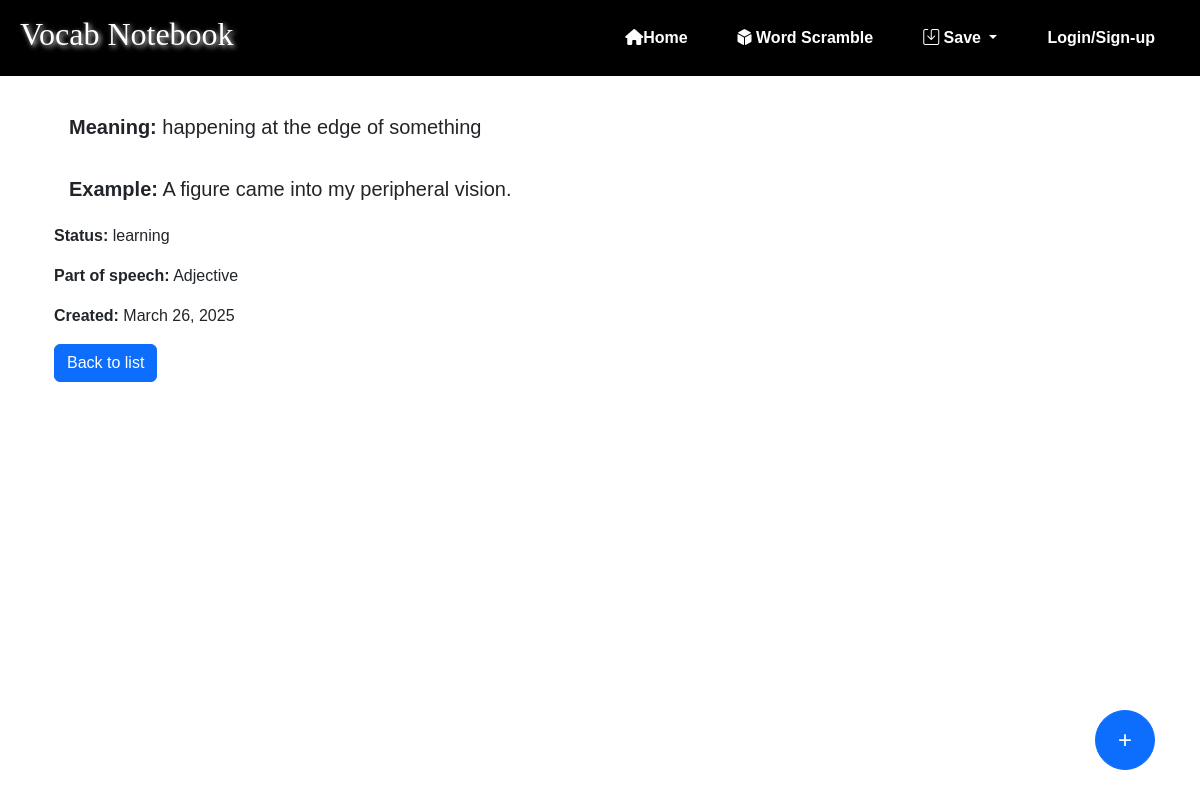
The app's page /Test_app/2 with its own data.
### Test_app/models.py (models this page shows, shortened)
class Vocab(models.Model):
    word = models.CharField(max_length=20)
    CATEGORY = (
        ('n', 'Noun'),
        ('v', 'Verb'),
        ('adj', 'Adjective'),
        ('adv', 'Adverb'),
        ('prep', 'Preposition'),
        ('conj', 'Conjunction'),
        ('pron', 'Pronoun'),
        ('int', 'Interjection')
    )
    category = models.CharField(
        max_length=4,
        choices=CATEGORY,
        null=True,
        blank=True,
        help_text='Word Class',
    )
    STATUS = (
        ('m', 'memorized'),
        ('l', 'learning'),
        ('f', 'forgot')
    )
    status = models.CharField(
        max_length=1,
        choices=STATUS,
        default='l',
        help_text='Study Status',
    )
    meaning = models.CharField('Meaning', null=True, blank=True, max_length=200)
    example = models.CharField('Example', null=True, blank=True, max_length=200)
    created_at = models.DateField(auto_now_add=True, help_text='The date the vocab was created.', null=True, blank=True)
    user = models.ForeignKey(User, on_delete=models.CASCADE, related_name='vocab_list')
    def get_full_category_name(self):
        return dict(self.CATEGORY)[self.category]\
    def get_full_status_name(self):
        return dict(self.STATUS)[self.status]

### Test_app/views.py (the view)
# urls.py: path('<int:pk>', views.VocabDetailView.as_view(), name='vocab-detail'),
class VocabDetailView(generic.DetailView):
    model = Vocab

### Test_app/templates/Test_app/vocab_detail.html
{% extends "base.html" %}
{% block content %}
  <div class="container mt-4">
    <h5 style="padding: 15px"><strong>Meaning:</strong> {{ vocab.meaning }}</h5>
    <h5 style="padding: 15px"><strong>Example:</strong> {{ vocab.example }}</h5>
    <p><strong>Status:</strong> {{ vocab.get_full_status_name }}</p>
    <p><strong>Part of speech:</strong> {{ vocab.get_full_category_name }}</p>
    <p><strong>Created:</strong> {{ vocab.created_at }}</p>
    <a href="{% url 'index' %}" class="btn btn-primary">Back to list</a>
  </div>
{% endblock %}

### Test_app/static/css/styles.css (style rules this page uses)
* { padding: 0; margin: 0; box-sizing: border-box; font-family: Arial, Helvetica, sans-serif; }

### records on screen
Vocab: meaning "happening at the edge of something", example "A figure came into my peripheral vision.", get_full_status_name "learning", get_full_category_name "Adjective", created_at "March 26, 2025"
